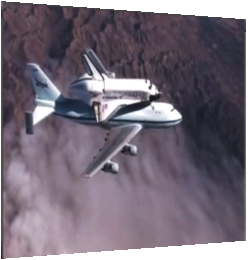
%> input picture seance09/Frame1.png, 248 x 260 px
$ octave dfd.m   (GNU Octave 9; MATLAB toolbox functions it lacks are replaced by stand-ins)
%> lines starting %> are read from the running program, lines starting %| are printed output that depends on the picture
f1 = imread('Frame1.png');
%> f1 is the input picture: size 260x248x3 uint8; mean R, G, B 117.8, 108.2, 121.1
f2 = imread('Frame2.png');
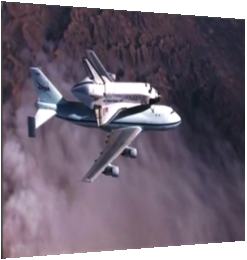
%> input picture seance09/Frame2.png, 247 x 260 px
%> f2 is the input picture: size 260x247x3 uint8; mean R, G, B 113, 102.1, 116.4

imwrite(imabsdiff(f1(1:260,1:247,:), f2(1:260, 1:247,:)), 'dfd.png');
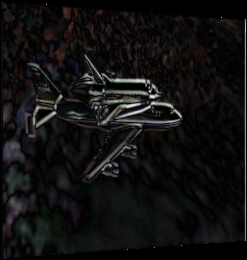
%> saved as dfd.png: size 260x247x3 uint8; mean R, G, B 17.3, 16.8, 16.9
